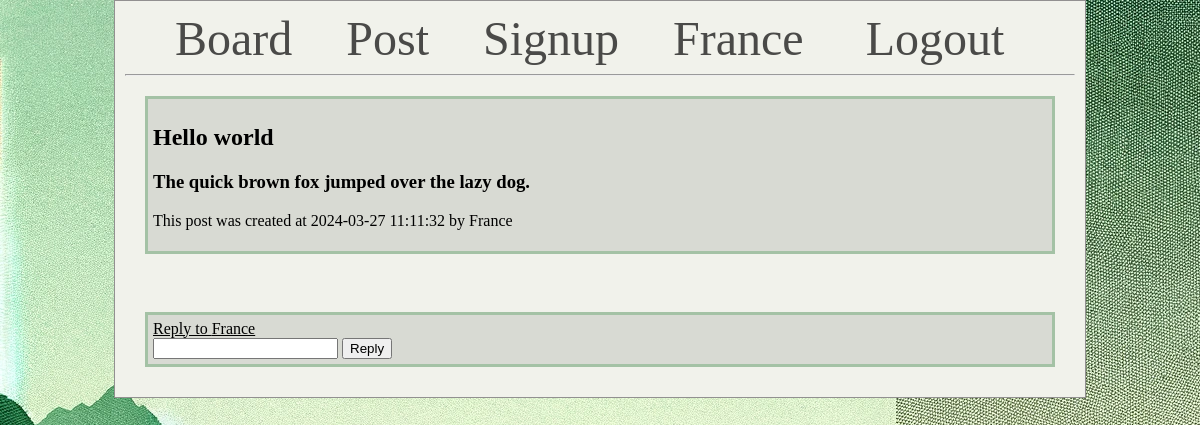
/8/reply/ (signed in), run on the app's committed database.
### tables this page shows
CREATE TABLE users (
    id INTEGER PRIMARY KEY AUTOINCREMENT,
    username TEXT NOT NULL,
    password TEXT NOT NULL
);

CREATE TABLE posts (
    id INTEGER PRIMARY KEY AUTOINCREMENT,
    created TIMESTAMP DEFAULT CURRENT_TIMESTAMP,
    title TEXT,
    content TEXT NOT NULL,
    userid INTEGER NOT NULL,
    parent_id INTEGER,
    FOREIGN KEY (parent_id) REFERENCES posts(id) ON DELETE CASCADE
);

### app.py (the view)
@app.route('/<int:id>/reply/', methods=('GET', 'POST'))
def reply(id):
    post = get_post(id)
    if 'user_id' not in session: #User verification, can't be guest to reply
        flash('Need an account to reply!')
        return redirect(url_for('signin'))
    else:
        if request.method == 'POST':
            content = request.form['reply_text']
            userid = session['user_id']
            parentid = id
            if not content:
                flash('1 character minimum is needed!')
            else:
                conn = get_db_connection()
                conn.execute('''INSERT INTO posts
                             (content, userid, parent_id)
                             VALUES (?, ?, ?)''',
                             (content, userid, parentid)) #Create reply of a post in the posts table
                conn.commit()
                conn.close()
                return redirect(url_for('view', id=post['id']))
    return render_template('reply.html', post=post)

### app.py (called while the page is built)
def get_db_connection():
    conn = sqlite3.connect('database.db')
    conn.row_factory = sqlite3.Row
    return conn

def get_post(post_id,): #Single post retrieval
    conn = get_db_connection()
    post = conn.execute('''
                        SELECT posts.id, parent_id, posts.created, posts.title, posts.content, posts.userid, users.username
                        FROM posts
                        JOIN users ON posts.userid = users.id
                        WHERE posts.id = ?''',
                        (post_id, )).fetchone()
    conn.close()
    if post is None:
        abort(404)
    return post

@app.context_processor
def inject_user():
    username = session.get('username')
    return dict(logged_in_user_name=username) #Saves username to be used in a function (line 16 in base.html)

### templates/reply.html
{% extends 'base.html' %}
{% block content %}
    <div class='post'>
        <h2> {{post['title']}}</h2>
        <h3>{{post['content']}}</h3>
        <p>This post was created at {{ post['created'] }} by {{ post['username'] }}</p>
    </div>
    <br>
    <div class='post'>
        <form method="post">
            <label for="reply_text"><u>Reply to {{post['username']}}</u></label>
            <br>
            <input type="text" name="reply_text"
                   value="{{ request.form['reply_text']}}"></input>
            <button type="submit">Reply</button>
        </form>
    </div>
{% endblock%}

### templates/base.html (shortened to what this page needs)
<!DOCTYPE html>
<html lang="en">
<head>
    <strong><link rel="stylesheet" href="{{ url_for('static', filename='css/main.css') }}"></strong>
</head>
<body>
    <div class="foreground">
        <nav>
            <a href="{{ url_for('index')}}">Board</a>
            <a href="{{url_for('create')}}">Post</a>
            <a href="{{url_for('signup')}}">Signup</a>
            {% if logged_in_user_name %}
                <a> {{ logged_in_user_name }} </a>
                <a href="{{url_for('logout')}}">Logout</a>
            {% else %}
                <a href="{{url_for('signin')}}">Login</a>
            {% endif %}
        </nav>
        <hr>
        <div class="content">
            {% block content %} {% endblock %}
        </div>
    </div>
</body>
</html>

### static/css/main.css (style rules this page uses)
body { background-color: #57575769; background-image: url("Backgroundimage.png"); margin: 0; height: 100%; }
div.foreground { background-color: #F1F2EB; padding: 10px; margin: auto; position: relative; z-index: 5; max-width: 950px; height: 100%; border: 1px solid #929090 }
a { color: black; text-decoration: none; }
nav a { color: #4a4a48; font-size: 3em; margin-left: 50px; text-decoration: none; }
div.post { padding: 5px; margin: 20px; background-color: #D8DAD3; border: 3px solid #A4C2A5; }

### data on the page
users: username "France"
posts: title "Hello world", content "The quick brown fox jumped over the lazy dog.", created "2024-03-27 11:11:32"
